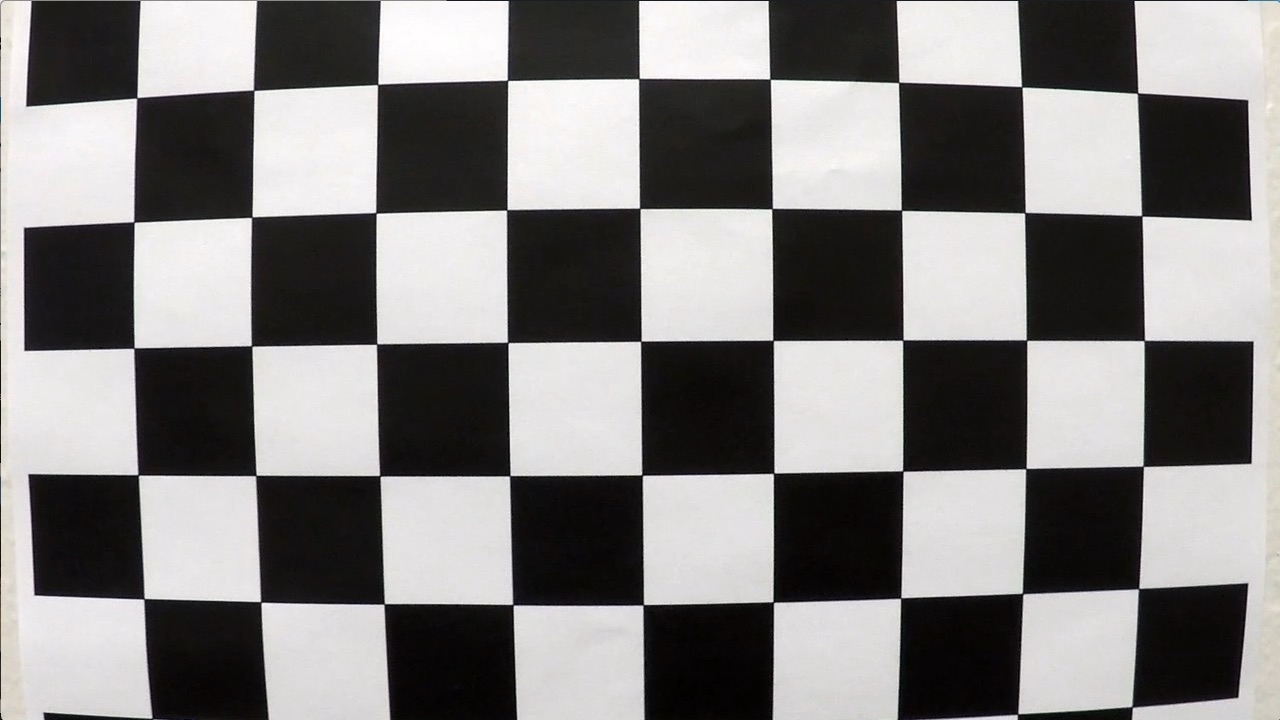
#> input picture camera_cal/calibration1.jpg, 1280 x 720 px; its folder holds 4 pictures in this run
$ python code.py   (Python 2 division)   (older library calls are emulated)
#> lines starting #> are read from the running program, lines starting #| are printed output that depends on the picture
### functions.py
# -*- coding: utf-8 -*-
"""
Created on Wed Apr 19 17:49:30 2017

@author: ettore
"""
import numpy as np
import cv2
import matplotlib.pyplot as plt
import glob
import matplotlib.image as mpimg

# This function finds the calibration parameters based on the 20 chessboard
# images contained in the "camera_cal" folder
def find_calibration_parameters():
    nx = 9
    ny = 6
    objp = np.zeros((nx*ny,3), np.float32)
    objp[:,:2] = np.mgrid[0:9,0:6].T.reshape(-1,2)
    imgpoints = []
    objpoints = []

    cal_images = glob.glob('./camera_cal/calibration*.jpg')

    for fname in cal_images:
        # Read in image and extract size
        img = mpimg.imread(fname)
#> img is the input picture: shape (720, 1280, 3); mean R, G, B 130.1, 128.4, 127.8
        img_size = (img.shape[1], img.shape[0])
        # Convert to gray-scale
        gray = cv2.cvtColor(img, cv2.COLOR_BGR2GRAY)
        # Find chessboard corners
        ret, corners = cv2.findChessboardCorners(gray, (nx, ny), None)
#> ret = False; corners = None

        if ret == True:
            imgpoints.append(corners)
            objpoints.append(objp)
            #img = cv2.drawChessboardCorners(img, (nx,ny), corners, ret)
            #plt.imshow(img)

    #Find calibration parameters
    ret, mtx, dist, rvecs, tvecs = cv2.calibrateCamera(objpoints,
                                                       imgpoints,
                                                       img_size,None,None)

    return ret, mtx, dist, rvecs, tvecs


# This function applies Sobel x or y and return a binary image
def abs_sobel_thresh(img, sobel_kernel=3, orient='x', thresh_min=0, thresh_max=255):

    # Convert to grayscale
    if len(img.shape) > 2:
        gray = cv2.cvtColor(img, cv2.COLOR_RGB2GRAY)
    else:
        gray = img
    # Take the derivative in x or y given orient = 'x' or 'y'
    if orient == 'x':
        sobel = cv2.Sobel(gray, cv2.CV_64F, 1, 0, ksize=sobel_kernel)
    if orient == 'y':
        sobel = cv2.Sobel(gray, cv2.CV_64F, 0, 1, ksize=sobel_kernel)
    # Take the absolute value of the derivative or gradient
    abs_sobel = np.absolute(sobel)
    # Scale to 8-bit (0 - 255) then convert to type = np.uint8
    scaled_sobel = np.uint8(255*abs_sobel / np.max(abs_sobel))
    # Create a binary image (mask) based on the thresholds
    binary_output = np.zeros_like(scaled_sobel)
    binary_output[(scaled_sobel >= thresh_min) & (scaled_sobel <= thresh_max)] = 1

    return binary_output

# This function applies Sobel x and y, computes the magnitude of the gradient
# and return a binary image
# [19 lines left out: function mag_thresh, not called in this run]


# Define a function that applies Sobel x and y,
# then computes the direction of the gradient
# and applies a threshold.
def dir_thresh(img, sobel_kernel=3, thresh=(0, np.pi/2)):

    # Apply the following steps to img
    # 1) Convert to grayscale
    if len(img.shape) > 2:
        gray = cv2.cvtColor(img, cv2.COLOR_RGB2GRAY)
    else:
        gray = img
    # 2) Take the gradient in x and y separately
    sobelx = cv2.Sobel(gray, cv2.CV_64F, 1, 0, ksize=sobel_kernel)
    sobely = cv2.Sobel(gray, cv2.CV_64F, 0, 1, ksize=sobel_kernel)
    # 3) Take the absolute value of the x and y gradients
    abs_sobelx = np.absolute(sobelx)
    abs_sobely = np.absolute(sobely)
    # 4) Use np.arctan2(abs_sobely, abs_sobelx) to calculate the direction of the gradient
    grad_dir = np.arctan2(abs_sobely, abs_sobelx)
    # 5) Create a binary mask where direction thresholds are met
    binary_output = np.zeros_like(grad_dir)
    binary_output[(grad_dir >= thresh[0]) & (grad_dir <= thresh[1])] = 1
    # 6) Return this mask as your binary_output image
    return binary_output

# Define a function that thresholds the S-channel of HLS
# Use exclusive lower bound (>) and inclusive upper (<=)
def hls_select(img, thresh=(0, 255)):
    # 1) Convert to HLS color space
    hls = cv2.cvtColor(img, cv2.COLOR_RGB2HLS)
    # 2) Apply a threshold to the S channel
    S = hls[:,:,2]
    L = hls[:,:,1]
    binary_output = np.zeros_like(S)
    binary_output[((S > thresh[0]) & (S <= thresh[1])) & ((L > thresh[0]) & (L <= thresh[1]))] = 1
    # 3) Return a binary image of threshold result
    return binary_output


# [15 lines left out: function plot_images, not called in this run]


def find_perspective_tranform_parameters(img_size):
    # Source points
    src = np.float32([[587,458],[699,458],[1031,675],[292,675]])
    # Destination points
    offset = 300
    dst = np.float32([[offset, 0], [img_size[0]-offset, 0],
                      [img_size[0]-offset, img_size[1]],
                      [offset, img_size[1]]])
    M = cv2.getPerspectiveTransform(src, dst)

    return M


# [4 lines left out: function window_mask, not called in this run]


def find_lane_lines_pixel(binary_warped):

    # Take a histogram of the bottom half of the image
    histogram = np.sum(binary_warped[binary_warped.shape[0]/2:,:], axis=0)
    # Create an output image to draw on and  visualize the result
    out_img = np.dstack((binary_warped, binary_warped, binary_warped))*255
    # Find the peak of the left and right halves of the histogram
    midpoint = np.int(histogram.shape[0]/2)
    leftx_base = np.argmax(histogram[:midpoint])
    rightx_base = np.argmax(histogram[midpoint:]) + midpoint

    # Choose the number of sliding windows
    nwindows = 9
    # Set height of windows
    window_height = np.int(binary_warped.shape[0]/nwindows)
    # Identify the x and y positions of all nonzero pixels in the image
    nonzero = binary_warped.nonzero()
    nonzeroy = np.array(nonzero[0])
    nonzerox = np.array(nonzero[1])
    # Current positions to be updated for each window
    leftx_current = leftx_base
    rightx_current = rightx_base
    # Set the width of the windows +/- margin
    margin = 100
    # Set minimum number of pixels found to recenter window
    minpix = 50
    # Create empty lists to receive left and right lane pixel indices
    left_lane_inds = []
    right_lane_inds = []

    # Step through the windows one by one
    for window in range(nwindows):
        # Identify window boundaries in x and y (and right and left)
        win_y_low = binary_warped.shape[0] - (window+1)*window_height
        win_y_high = binary_warped.shape[0] - window*window_height
        win_xleft_low = leftx_current - margin
        win_xleft_high = leftx_current + margin
        win_xright_low = rightx_current - margin
        win_xright_high = rightx_current + margin
        # Draw the windows on the visualization image
        cv2.rectangle(out_img,(win_xleft_low,win_y_low),(win_xleft_high,win_y_high),(0,255,0), 2)
        cv2.rectangle(out_img,(win_xright_low,win_y_low),(win_xright_high,win_y_high),(0,255,0), 2)
        # Identify the nonzero pixels in x and y within the window
        good_left_inds = ((nonzeroy >= win_y_low) & (nonzeroy < win_y_high) & (nonzerox >= win_xleft_low) & (nonzerox < win_xleft_high)).nonzero()[0]
        good_right_inds = ((nonzeroy >= win_y_low) & (nonzeroy < win_y_high) & (nonzerox >= win_xright_low) & (nonzerox < win_xright_high)).nonzero()[0]
        # Append these indices to the lists
        left_lane_inds.append(good_left_inds)
        right_lane_inds.append(good_right_inds)
        # If you found > minpix pixels, recenter next window on their mean position
        if len(good_left_inds) > minpix:
            leftx_current = np.int(np.mean(nonzerox[good_left_inds]))
        if len(good_right_inds) > minpix:
            rightx_current = np.int(np.mean(nonzerox[good_right_inds]))

    # Concatenate the arrays of indices
    left_lane_inds = np.concatenate(left_lane_inds)
    right_lane_inds = np.concatenate(right_lane_inds)

    # Extract left and right line pixel positions
    leftx = nonzerox[left_lane_inds]
    lefty = nonzeroy[left_lane_inds]
    rightx = nonzerox[right_lane_inds]
    righty = nonzeroy[right_lane_inds]

    return leftx, lefty, rightx, righty

def fit_polynomial(setx,sety,x_conv_factor=1,y_conv_factor=1):
    fit = np.polyfit(sety*y_conv_factor, setx*x_conv_factor, 2)

    return fit

# [35 lines left out: function plot_highlighted_lane_lines, not called in this run]


# project your measurement back down onto the road!
def project_back(warped,undist,left_fitx,right_fitx,ploty,Minv):
    # Create an image to draw the lines on
    warp_zero = np.zeros_like(warped).astype(np.uint8)
    color_warp = np.dstack((warp_zero, warp_zero, warp_zero))

    # Recast the x and y points into usable format for cv2.fillPoly()
    pts_left = np.array([np.transpose(np.vstack([left_fitx, ploty]))])
    pts_right = np.array([np.flipud(np.transpose(np.vstack([right_fitx, ploty])))])
    pts = np.hstack((pts_left, pts_right))

    # Draw the lane onto the warped blank image
    cv2.fillPoly(color_warp, np.int_([pts]), (0,255, 0))

    # Warp the blank back to original image space using inverse perspective matrix (Minv)
    newwarp = cv2.warpPerspective(color_warp, Minv, (undist.shape[1], undist.shape[0]))
    # Combine the result with the original image
    result = cv2.addWeighted(undist, 1, newwarp, 0.3, 0)

    return result

    #f, ax1 = plt.subplots(1, 1)
    #f.tight_layout()
    #ax1.imshow(result)


def calculate_curvature(left_fit,right_fit,img_size,):
    ploty = np.linspace(0, img_size[1]-1, num=img_size[1])# to cover same y-range as image
    y_eval = np.max(ploty)/2
    left_curverad = ((1 + (2*left_fit[0]*y_eval + left_fit[1])**2)**1.5) / np.absolute(2*left_fit[0])
    right_curverad = ((1 + (2*right_fit[0]*y_eval + right_fit[1])**2)**1.5) / np.absolute(2*right_fit[0])

    return left_curverad, right_curverad


def calculate_offset(left_fit,right_fit,img_size,x_conv_factor=1):
    y_eval = img_size[1]
    left_line  = left_fit[0]*y_eval**2  + left_fit[1]*y_eval  + left_fit[2]
    right_line = right_fit[0]*y_eval**2 + right_fit[1]*y_eval + right_fit[2]
    car_offset = ((right_line + left_line)/2 - img_size[0]/2) * x_conv_factor

    return car_offset


### code.py
# -*- coding: utf-8 -*-
"""
Created on Mon Apr 17 17:52:25 2017

@author: ettore
"""
import cv2
import numpy as np
import matplotlib.image as mpimg
from moviepy.editor import VideoFileClip
import matplotlib.pyplot as plt
from functions import (fit_polynomial, find_lane_lines_pixel,
                       calculate_curvature, plot_highlighted_lane_lines,
                       calculate_offset, find_calibration_parameters,
                       find_perspective_tranform_parameters, plot_images,
                       abs_sobel_thresh, hls_select, dir_thresh, project_back)

ym_per_pix = 3./72 # meters per pixel in y dimension
xm_per_pix = 3.7/680 # meters per pixel in x dimension

n = 10

last_n_left_fit = []
last_n_right_fit = []
last_n_car_offset = []

img_size = (1280,720)

##############################################################################
#### PIPELINE ####

# (This block of code is performed only once)

### 1. FIND DISTORTION PARAMETERS ###
ret, mtx, dist, rvecs, tvecs = find_calibration_parameters()

### 2. FIND PERSPECTIVE TRANSFORM PARAMETERS ###
M = find_perspective_tranform_parameters(img_size)
Minv = np.linalg.inv(M)

#-------------------------------------------------------
# The following steps of the pipeline are inside a function
# as they have to be performed for every image/frame.
def pipeline(img):

    ### 3. APPLY CAMERA CORRECTION ###
    undist = cv2.undistort(img, mtx, dist, None, mtx)
    #plot_images(img, undist)

    ### 4. CREATE THRESHOLD BINARY IMAGE ###
    # (Sobel on x direction for R and B channel of the undistorted image)
    skernel = 3
    sobelx_mask_B = abs_sobel_thresh(undist[:,:,0], sobel_kernel=skernel,
                                    orient='x', thresh_min=20,thresh_max=100)
    sobelx_mask_R = abs_sobel_thresh(undist[:,:,2], sobel_kernel=skernel,
                                    orient='x', thresh_min=20,thresh_max=100)

    # (Direction of the gradient)
    dir_mask = dir_thresh(undist, sobel_kernel=skernel, thresh=(0.7, 1.3))

    # (Create binary mask in the hls color-space)
    hls_mask = hls_select(undist, thresh=(120, 255))

    # (Create final binary mask)
    binary_mask = np.zeros_like(sobelx_mask_R)
    binary_mask[((((sobelx_mask_R == 1) | (sobelx_mask_B == 1)) |
            (hls_mask == 1)) & (dir_mask == 1))] = 1
    #binary_mask[(yellow == 1) | (white == 1) | (white_2 == 1) | (white_3 == 1)] = 1
    #plot_images(undist, binary_mask, cm2='gray')


    ### 5. APPLY PERSPECTIVE TRANSFORM ###
    warped = cv2.warpPerspective(binary_mask,M,img_size,flags=cv2.INTER_LINEAR)
    #plot_images(binary_mask, warped, cm1='gray', cm2='gray')

    ### 6. FIND LANE LINE PIXELS ###
    leftx, lefty, rightx, righty = find_lane_lines_pixel(warped)

    ### 7. HIGHLIGHT LANE-LINES IN PICTURE ###
    left_fit_warped  = fit_polynomial(leftx,lefty)
    right_fit_warped = fit_polynomial(rightx,righty)
    #plot_highlighted_lane_lines(left_fit_warped,right_fit_warped,leftx,rightx,
    #                            lefty,righty,warped)

    ### 8. FIND LANE-LINES CURVATURE ###
    left_fit_road = None
    right_fit_road = None
    left_fit_road  = fit_polynomial(leftx,lefty,x_conv_factor=xm_per_pix,
                                      y_conv_factor=ym_per_pix)
    right_fit_road = fit_polynomial(rightx,righty,x_conv_factor=xm_per_pix,
                                      y_conv_factor=ym_per_pix)
    left_curverad, right_curverad = calculate_curvature(left_fit_road,
                                                        right_fit_road,
                                                        img_size)

    if left_fit_road is not None:
        if len(last_n_left_fit) >= n:
            last_n_left_fit.pop(0)
        last_n_left_fit.append(left_curverad)

    if right_fit_road is not None:
        if len(last_n_left_fit) >= n:
            last_n_right_fit.pop(0)
        last_n_right_fit.append(right_curverad)

    left_avg_curvature = sum(last_n_left_fit)/len(last_n_left_fit)
    right_avg_curvature = sum(last_n_right_fit)/len(last_n_right_fit)


    ### 9. FIND CAR OFFSET WITH RESPECT TO THE MIDDLE LANE ###
    car_offset = None
    car_offset = calculate_offset(left_fit_warped,right_fit_warped,img_size,
                                  x_conv_factor=xm_per_pix)

    if car_offset is not None:
        if len(last_n_car_offset) >= n:
            last_n_car_offset.pop(0)
        last_n_car_offset.append(car_offset)
    car_offset_avg = sum(last_n_car_offset)/len(last_n_car_offset)


    ### 10. COLOUR-UP LANE IN ORIGINAL UNDISTORTED IMAGE
    ploty = np.linspace(0, img_size[1]-1, num=img_size[1])
    left_fitx = (left_fit_warped[0]*ploty**2 + left_fit_warped[1]*ploty +
                 left_fit_warped[2])
    right_fitx = (right_fit_warped[0]*ploty**2 + right_fit_warped[1]*ploty +
                  right_fit_warped[2])
    newimage = project_back(warped,undist,left_fitx,right_fitx,ploty,Minv)

    x1 = 10 #position of curvature text
    y1 = 30 #position of car-offset text
    y2 = 70
    text_color = (255,255,255)
    text_curv = ('Radius of curvature: (L): ' +
                 str("{:6.0f}".format(left_avg_curvature)) + ' m' +
                 ' - (R): ' + str("{:6.0f}".format(right_avg_curvature)) +' m')
    cv2.putText(newimage, text_curv, (x1,y1), cv2.FONT_HERSHEY_PLAIN,
                2.0, text_color, 2)
    text_offset = ('Offset from center: ' + str('{:3.2f}'.format(car_offset_avg)) +
                   ' m')
    cv2.putText(newimage, text_offset, (x1,y2), cv2.FONT_HERSHEY_PLAIN,
                2.0, text_color, 2)
    fig = plt.figure(figsize=(20, 11.25))
    ax = fig.add_subplot(111)
    ax.imshow(newimage, interpolation='nearest')
    return newimage

#-------------------------------------------

pipeline(mpimg.imread('./test_images/test5.jpg'))
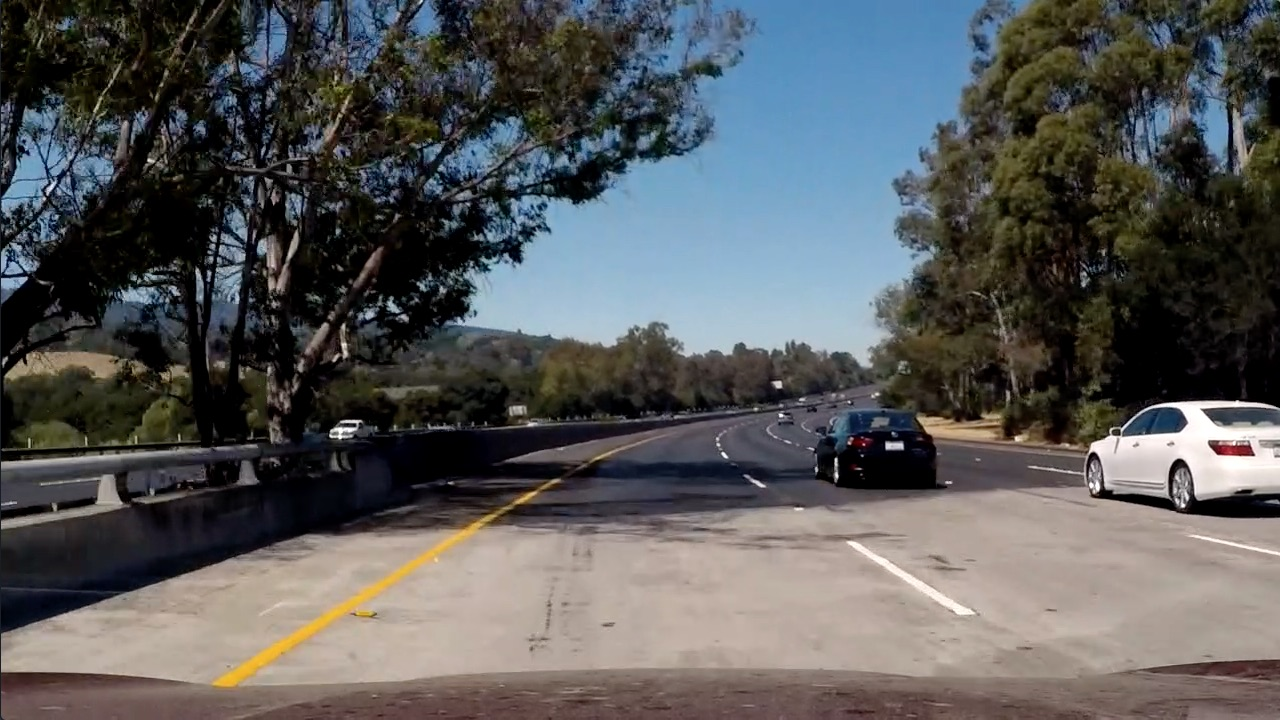
#> input picture test_images/test5.jpg, 1280 x 720 px
#> in pipeline, img is the input picture: shape (720, 1280, 3); mean R, G, B 88.5, 89.3, 89.8
#> in pipeline, `sobelx_mask_B = abs_sobel_thresh(undist[:,:,0], sobel_kernel=skernel, ..`:
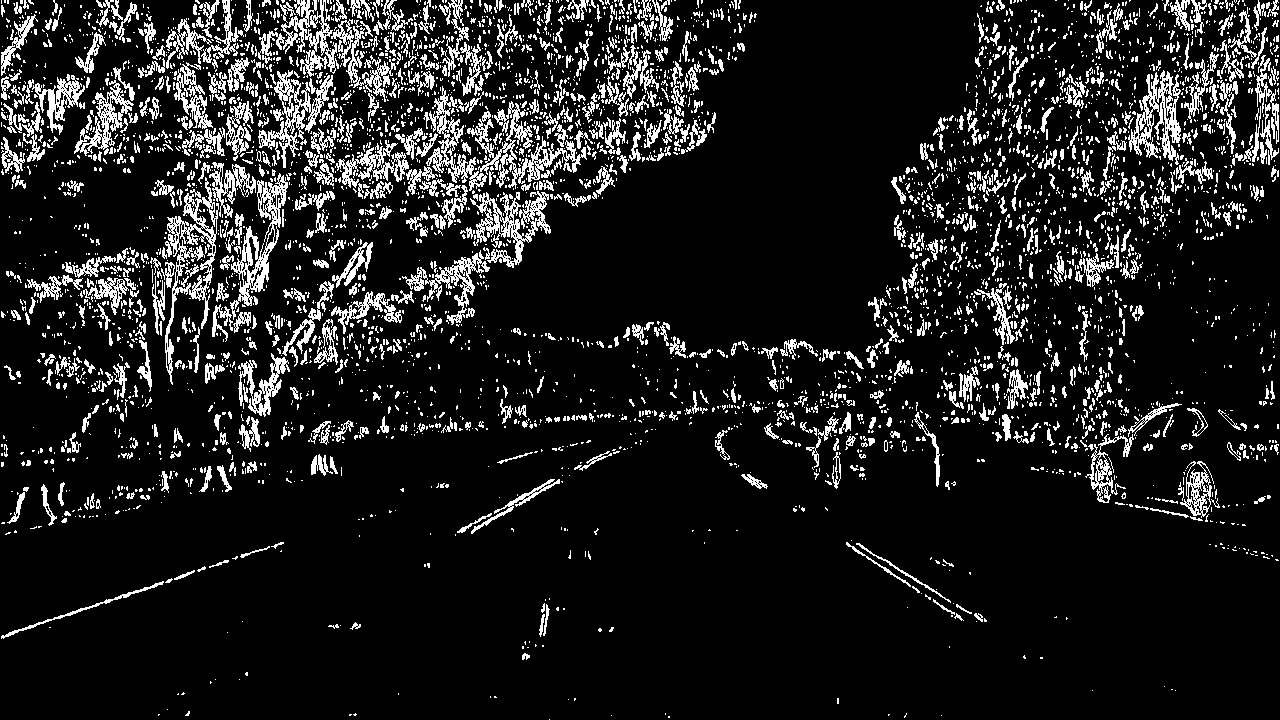
#> sobelx_mask_B: shape (720, 1280); values 0 (black) and 1 (white), 12% white in thin lines or dots
#> after the loop in find_lane_lines_pixel, `for window in range(nwindows):`:
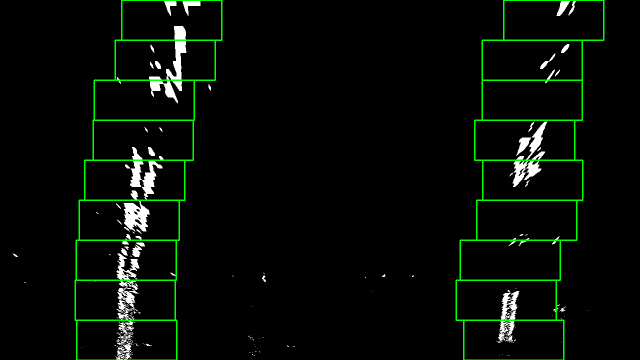
#> out_img: shape (720, 1280, 3) (shown at 1/2 size); mean of channels 0, 1, 2 5.8, 11.3, 5.8; drawn as R, G, B
#> in pipeline, `cv2.putText(newimage, text_offset, (x1,y2), cv2.FONT_HERSHEY_PLAIN, 2...`:
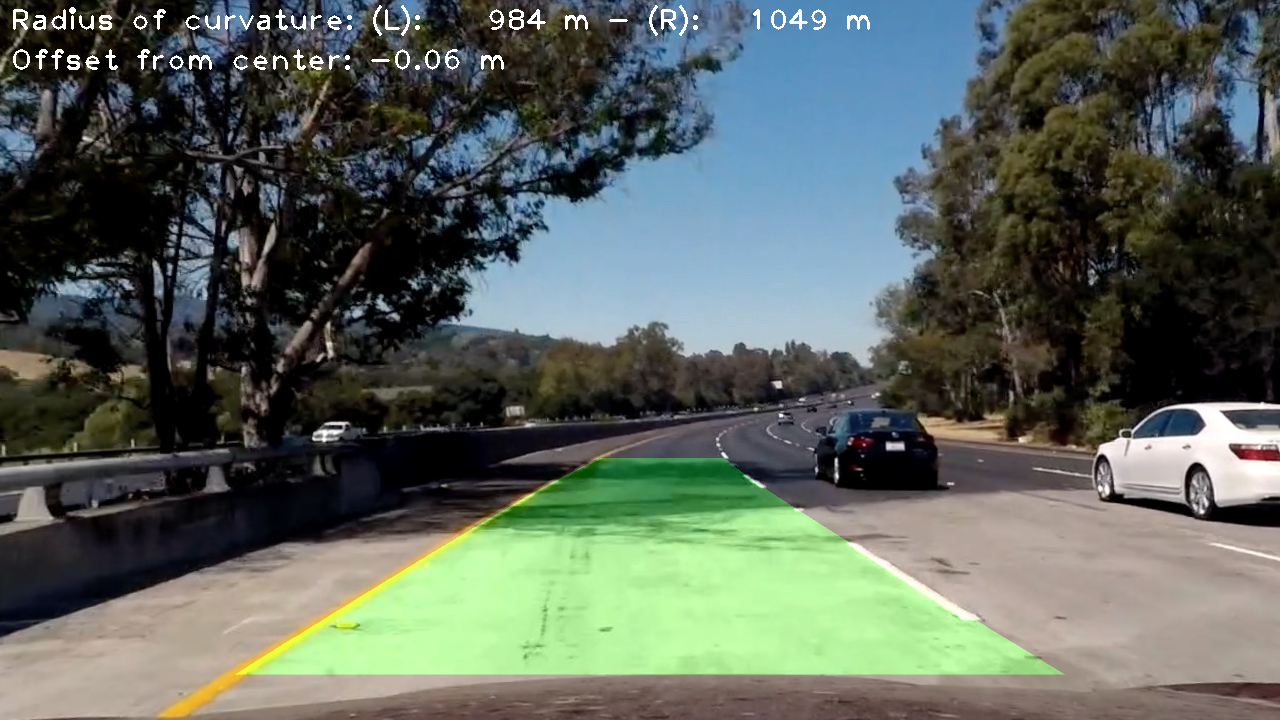
#> newimage: shape (720, 1280, 3); mean R, G, B 91.2, 100.5, 92

# [4 lines of commented-out code are left out]
